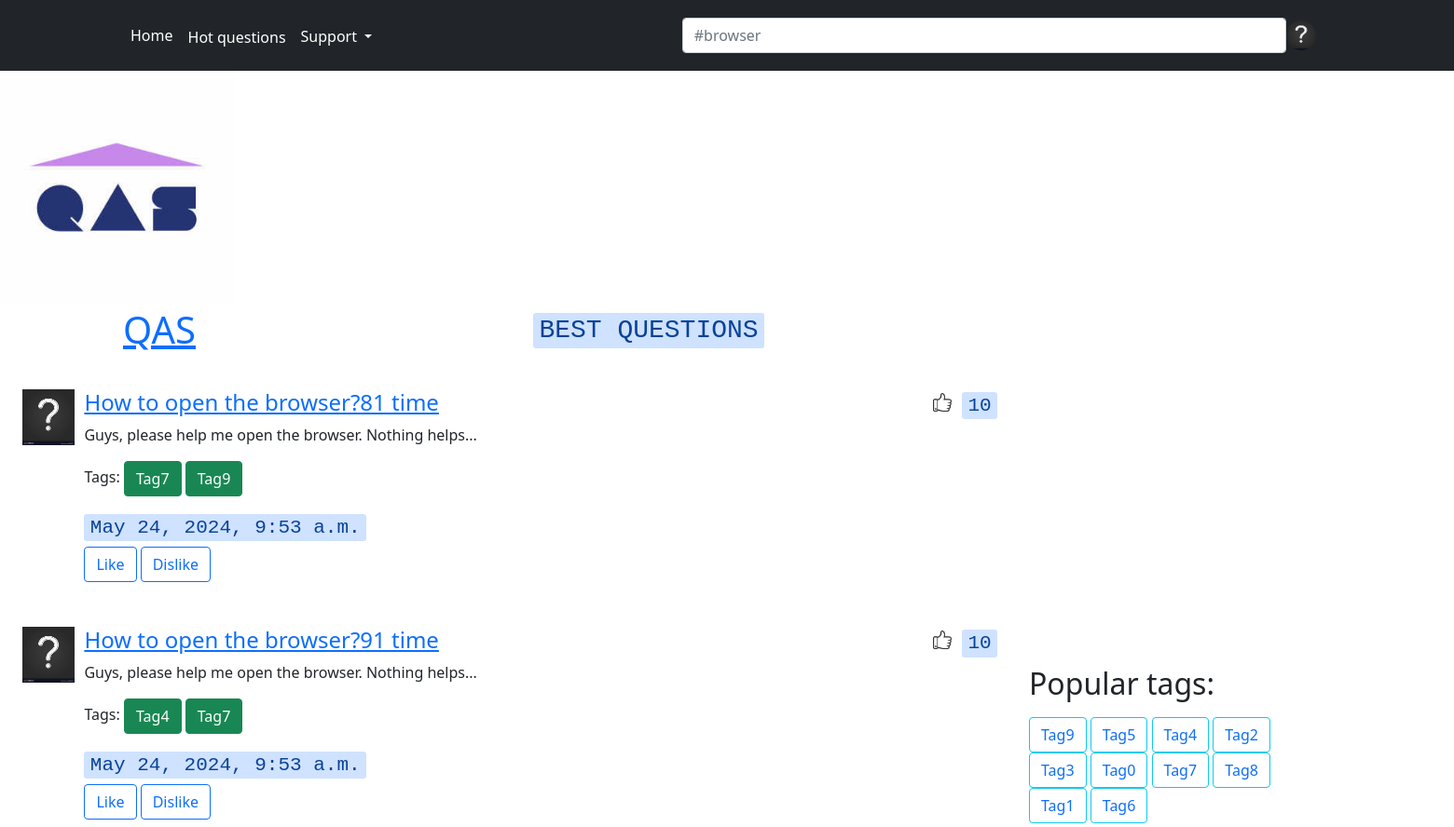
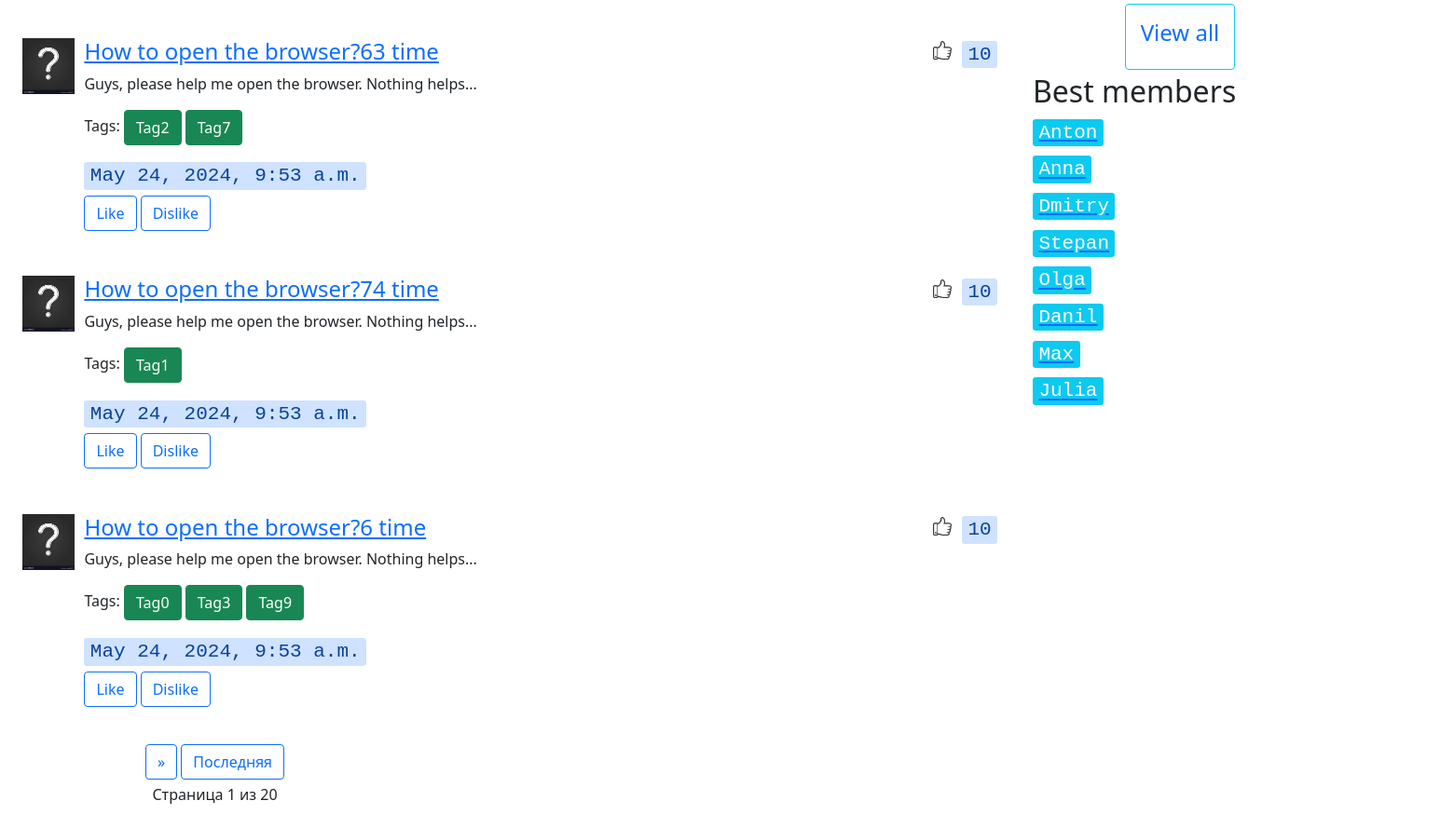
The app's page /hot with its own data (2 pictures, top to bottom).
### library/models.py (models this page shows, shortened)
class QuestionModel(models.Model):
    title = models.CharField(max_length=100)
    text = models.TextField()
    tags = models.ManyToManyField(TagModel, related_name='questions')
    user = models.ForeignKey(User, on_delete=models.CASCADE, related_name="questions")
    n_answers = models.IntegerField(default=0)
    rating = models.IntegerField(default=0)
    published_at = models.DateTimeField(db_default=Now())
    objects = QuestionManager()

class TagModel( models.Model ):
    title = models.CharField(max_length=100)
    objects = TagManager()

### app/views.py (the view)
# urls.py: path('hot', views.best_questions,name='hot'),                          #лучшие вопросы
def best_questions( request ):
    page = get_page( request )
    questions_list = QuestionModel.objects.get_best_question_list()
    return render( request, template_name='index.html', context={'questions': paginate(questions_list, page), 'popular_tags': get_popular_tag()} )

### app/views.py (called while the page is built)
def paginate(objects, page, per_page=5):
    paginator = Paginator(objects, per_page)
    return paginator.page(page)

def get_popular_tag():
    return TagModel.objects.get_popular_tag()

def get_page( request ):
    return request.GET.get( 'page', 1)

### library/models.py (called while the page is built)
    def get_best_question_list( self ):
        return self.all().annotate(num_tags=Count('tags')).order_by('-rating', '-published_at')

    def get_popular_tag( self ):
        return self.annotate(num_questions=Count('questions')).order_by('-num_questions')[:10]

### templates/index.html
{% extends 'layouts/baseindex.html'%}
{% block contentindex %}
<h2 class="font-family font-italic"> <kbd class="alert-primary text-black"> BEST QUESTIONS</kbd></h4>
{% endblock %}

### templates/layouts/baseindex.html (shortened to what this page needs)
{% extends 'layouts/paginate.html'%}
{% load static %}
{% block contentpaginate %}
<header class="p-3 bg-dark text-white">
    <div class="container">
        <div class=" d-flex align-items-center justify-content-center justify-content-lg-start ">
            <ul class="nav col-12 col-lg-auto me-lg-auto mb-2 justify-content-center mb-md-0">
                <li>
                    <a href="{% url 'base'%}" class="nav-link px-2 text-white top"> Home</a>
                </li>
                <li>
                 <li>
                    <a href="{% url 'hot'%}" class="nav-link px-2 text-white top"> Hot questions</a>
                 </li>
                    <li>
                    <div class="dropdown text-end ">
                        <a href="#" class="top px-2 nav-link text-white d-block link-dark text-decoration-none dropdown-toggle" id="dropdownUser1" data-bs-toggle="dropdown" aria-expanded="false">
                            Support
                        </a>
                    </div>
                </li>
            </ul>
            <form class="col-6 ">
                <input type="search" class="form-control form-control-dark" placeholder="#browser" >
            </form>
            <div class="dropdown text-end ">
                <a href="#" class="d-block link-dark text-decoration-none dropdown-toggle" id="dropdownUser1" data-bs-toggle="dropdown" aria-expanded="false">
                    <img src="{%static '/img/avatar.jpeg'%}" alt="mdo" width="32" height="32" class="rounded-circle">
                </a>
            </div>
        </div>
    </div>
</header>
<body class="background">
    <header class="float-left">
        <a href="{% url 'base' %}"> <img src="{% static '/img/logo.jpg' %}" height="250px"></a>
    </header>
    <div class="container" >
        <header>
            <div class="row flex-nowrap justify-content-between align-items-center">
                <div class="col-4 pt-1">
                    <h1 class="blog-header-logo text-primary font-family"> <a href="#"> QAS </a></h1>
                </div>
                {% block contentindex %}
                {% endblock %}
            </div>
        </header>
    </div>
<main>
    <div class="container">
            <div class="col-15 d-flex justify-content-end align-items-center">
                    <div class="col-10">
                        {% for question in questions %}
                        <div class=" top d-flex">
                            <div class="float-left right">
                                <img src="{% static '/img/avatar.jpeg'%}" height="60px">
                            </div>
                            <aside class="col-md-10 ">
                                {%if question.title %}
                                <h4 class="font-italic"><a href="{% url 'question' question.id %}">  {{question.title}}</a></h4>
                                {%else%}
                                <h4 class="font-italic"> <a href="{% url 'question' question.id %}"> How to open browser?</a></h4>
                                {%endif%}
                                {%if question.content%}
                                <p>
                                    {{question.content}}
                                </p>
                                {%else%}
                                <p>
                                    Guys, please help me open the browser. Nothing helps...
                                </p>
                                {%endif%}
                                <p>
                                    Tags:
                                    {% for tag in question.tags.all %}
                                    <a href="{% url 'tag' tag.id %}"><button class="p-9 btn btn-success text-small">  {{tag.title}} </button></a>
                                    {% endfor %}
                                </p>
                                {%if question.published_at %}
                                <h4 class="float-right margin-right "> <kbd class="alert-primary"> {{question.published_at}}</kbd></h4>
                                {%endif%}
                                <p><input type="button" class="btn btn-outline-primary" value="Like" onclick="addLike()">
                                <input type="button" class="btn btn-outline-primary" value="Dislike" onclick="addLike()"></p>
                            </aside>
                            {% if question.rating %}
                            <div class="float-right left right">
                                <img src="{% static '/img/likee.png'%}" height="20px">
                            </div>
                            <h4 class="float-right margin-right "> <kbd class="alert-primary"> {{question.rating}}</kbd></h4>
                            {% endif %}
                        </div>
                        {% endfor %}
                    </div>
                    <aside class="col-md-3 blog-sidebar">
                        <h2 class="font-italic figure"> Popular tags:</h2>
                        {% for tag in popular_tags %}
                        <a href="{% url 'tag' tag.id %}"> <button type="button" class="btn btn-outline-info text-primary" >{{tag.title}}</button></a>
                    {% endfor %}
                       <div class="text-center"><a href="{% url 'base' %}"><button type="button" class="p-3 btn btn-outline-info text-primary"><h4>View all</h4></button></a> </div>
                    <div class="p-1">
                        <h2 class="font-italic">Best members</h2>
                        <h4>
                            <ol class="list-unstyled mb-0 ">
                                <li>
                                    <a href="#"> <kbd class="bg-info"> Anton</kbd> </a>
                                </li>
                            </ol>
                            <ol class="list-unstyled mb-0 top">
                                <li>
                                    <a href="#"> <kbd class="bg-info"> Anna</kbd> </a>
                                </li>
                            </ol>
                            <ol class="list-unstyled mb-0 top">
                                <li>
                                    <a href="#"> <kbd class="bg-info" > Dmitry</kbd> </a>
                                </li>
                            </ol>
                            <ol class="list-unstyled mb-0 top">
                                <li>
                                    <a href="#"> <kbd class="bg-info"> Stepan</kbd> </a>
                                </li>
                            </ol>
                            <ol class="list-unstyled mb-0 top">
                                <li>
                                    <a href="#"> <kbd class="bg-info"> Olga</kbd> </a>
                                </li>
                            </ol>
                            <ol class="list-unstyled mb-0 top">
                                <li>
                                    <a href="#"> <kbd class="bg-info"> Danil</kbd> </a>
                                </li>
                            </ol>
                            <ol class="list-unstyled mb-0 top">
                                <li>
                                    <a href="#"> <kbd class="bg-info"> Max</kbd> </a>
                                </li>
                            </ol>
                            <ol class="list-unstyled mb-0 top">
                                <li>
                                    <a href="#"> <kbd class="bg-info"> Julia</kbd> </a>
                                </li>
                            </ol>
                        </h4>
                    </div>
            </aside>
            </div>
    </div>
   {%endblock%}

### static/css/main.css (style rules this page uses)
body { background-image: url(/img/backround.jpg); font-family: "Georgia", serif; }
.right { margin-right: 1%; }
.left { margin-left: 1%; }
.top { margin-top: 3%; }

### records on screen
QuestionModel: title "How to open the browser?81 time", published_at "May 24, 2024, 9:53 a.m.", rating "10"
TagModel: title "Tag7"
TagModel: title "Tag9"
QuestionModel: title "How to open the browser?91 time", published_at "May 24, 2024, 9:53 a.m.", rating "10"
TagModel: title "Tag4"
QuestionModel: title "How to open the browser?63 time", published_at "May 24, 2024, 9:53 a.m.", rating "10"
TagModel: title "Tag2"
QuestionModel: title "How to open the browser?74 time", published_at "May 24, 2024, 9:53 a.m.", rating "10"
TagModel: title "Tag1"
QuestionModel: title "How to open the browser?6 time", published_at "May 24, 2024, 9:53 a.m.", rating "10"
TagModel: title "Tag0"
TagModel: title "Tag3"
TagModel: title "Tag5"
TagModel: title "Tag8"
TagModel: title "Tag6"

### other values on screen
{{ questions.number }} "1"
{{ questions.paginator.num_pages }} "20"
